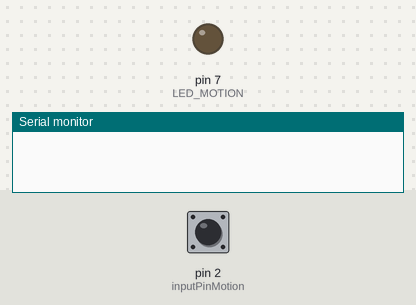
The sketch below on a simulated Arduino Uno, built with avr-gcc and run on an emulated ATmega328P. On the bench: output pins drawn as LEDs (lit = HIGH), the last lines printed to the serial monitor. Inputs (shaded band) come from the test bench; at power-on: pin 2 (inputPinMotion) LOW.

Above: at 1.2 s.
1.3 s: pin 2 (inputPinMotion) pulled HIGH for 0.15 s
At 1.37 s:
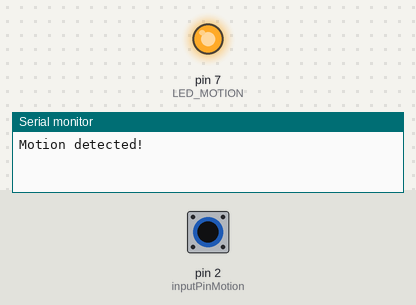
2.9 s: pin 2 (inputPinMotion) pulled HIGH for 3.2 s
At 6.9 s:
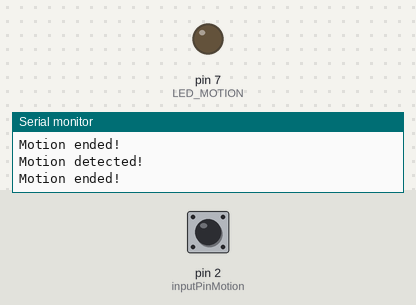
Timing chart, 0 to 8.4 s (numbered marks = the images above; inputs shaded):
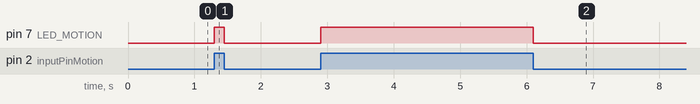

Measured:
- after the input at 1.3 s, pin 7 (LED_MOTION): LOW → HIGH at once, → LOW 0.15 s later
- after the input at 2.9 s, pin 7 (LED_MOTION): LOW → HIGH at once, → LOW 3.2 s later

The sketch:

Task1.2P.ino
```cpp
// Define the input and output pins
int inputPinMotion = 2;       // Input Pin for motion sensor
int LED_MOTION = 7;           // Output Pin for motion LED


// Variables to track the state of motion and sound detection
volatile int pirState = LOW;  // Initialize motion state as low

// Variables to store the current readings from motion and sound sensors
int motionVal = 0;             // Variable for reading the pin status of motion sensor


void setup() {
  // Set pin modes for motion sensor and sound sensor with internal pull-up resistors
  pinMode(inputPinMotion, INPUT_PULLUP);

  // Set pin modes for LED outputs
  pinMode(LED_MOTION, OUTPUT);

  // Start serial communication at 9600 baud rate
  Serial.begin(9600);

  // Attach interrupts to the input pins to call corresponding functions when a CHANGE is detected
  attachInterrupt(digitalPinToInterrupt(inputPinMotion), motionDetected, CHANGE); // Motion sensor interrupt
}

void loop() {

}


void motionDetected() {
  motionVal = digitalRead(inputPinMotion);  // Read input value from motion sensor
  if (motionVal == HIGH) {                  // Check if the input is HIGH
    digitalWrite(LED_MOTION, HIGH);         // Turn motion LED ON
    if (pirState == LOW) {
      // Print Motion Detected only when the state changes from LOW to HIGH (not continuously)
      Serial.println("Motion detected!");
      pirState = HIGH;
    }
  } else {
    digitalWrite(LED_MOTION, LOW);          // Turn motion LED OFF
    if (pirState == HIGH){
      // Print Motion Ended only when the state changes from HIGH to LOW (not continuously)
      Serial.println("Motion ended!");
      pirState = LOW;
    }
  }
}
```
